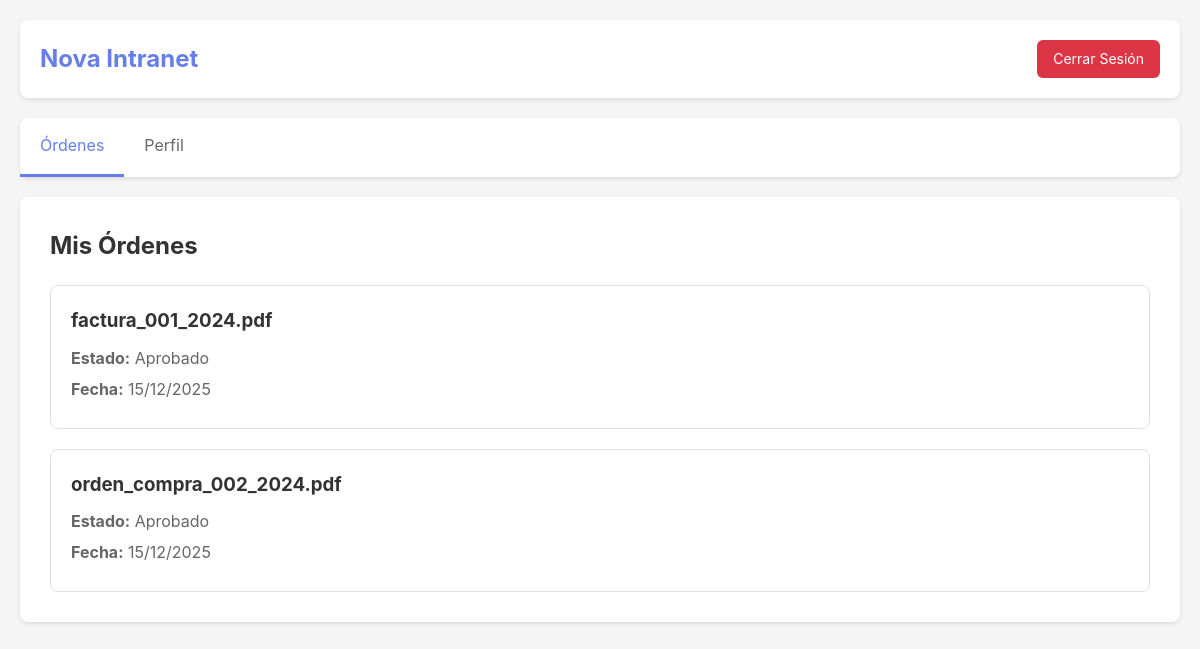
/cliente/?pagina=ordenes (signed in), run on the app's committed database.
### tables this page shows
CREATE TABLE IF NOT EXISTS `pdf` (
  `id` int(11) NOT NULL AUTO_INCREMENT,
  `id_user` int(11) NOT NULL COMMENT 'ID del cliente propietario del PDF',
  `pdf` varchar(255) NOT NULL COMMENT 'Nombre del archivo PDF',
  `estado` tinyint(1) DEFAULT 0 COMMENT 'Estado: 0=Observado, 1=Aprobado',
  `vista` tinyint(1) DEFAULT 0 COMMENT 'Si fue visualizado: 0=No, 1=Sí',
  `fecha_eliminacion` date DEFAULT NULL COMMENT 'Fecha en que se eliminará automáticamente el PDF',
  `fecha_subida` datetime DEFAULT NULL COMMENT 'Fecha y hora en que se subió el PDF',
  `fecha_creacion` timestamp NULL DEFAULT CURRENT_TIMESTAMP COMMENT 'Fecha de creación del registro',
  PRIMARY KEY (`id`),
  KEY `idx_id_user` (`id_user`),
  KEY `idx_estado` (`estado`),
  KEY `idx_fecha_eliminacion` (`fecha_eliminacion`),
  KEY `idx_fecha_subida` (`fecha_subida`),
  CONSTRAINT `fk_pdf_cliente` FOREIGN KEY (`id_user`) REFERENCES `clientes` (`id`) ON DELETE CASCADE ON UPDATE CASCADE
);

### cliente/app/controlador/ordenesCon.php (called while the page is built, shortened)
<?php
require_once '../../config/sistema.php';
require_once '../modelo/ordenesModelo.php';
$ordenesModelo = new OrdenesModelo();
$ordenes = $ordenesModelo->obtenerOrdenes($_SESSION['id_nova']);
require_once '../vista/ordenes.phtml';

### cliente/app/modelo/ordenesModelo.php (called while the page is built, shortened)
<?php
require_once '../../config/sistema.php';
class OrdenesModelo {
    private $sistema;
    public function __construct() {
        $this->sistema = new Sistema();
    }
    public function obtenerOrdenes($idCliente) {
        $idCliente = (int)$idCliente;
        $sql = "SELECT * FROM pdf WHERE id_user = $idCliente ORDER BY fecha_creacion DESC";
        try {
            $result = $this->sistema->consultar($sql);
            $ordenes = [];
            while ($row = $result->fetch_assoc()) {
                $ordenes[] = $row;
            }
            return $ordenes;
        } catch (Exception $e) {
            return [];
        }
    }
}

### cliente/config/sistema.php (called while the page is built, shortened)
<?php
class Sistema {
    private $host;
    private $user;
    private $password;
    private $dbname;
    private $conn;
    public function __construct() {
        $this->host = HOST;
        $this->user = USER;
        $this->password = PASSWORD;
        $this->dbname = DB_NAME;
    }
    public function conectar() {
        try {
            $this->conn = new mysqli($this->host, $this->user, $this->password, $this->dbname);
            $this->conn->set_charset("utf8mb4");
            return $this->conn;
        } catch (Exception $e) {
            die("Error de conexión a la base de datos: " . $e->getMessage());
        }
    }
    public function getConexion() {
        return $this->conn;
    }
    public function consultar($sql) {
        $conn = $this->getConexion();
        $result = $conn->query($sql);
        return $result;
    }
}

### cliente/app/vista/ordenes.phtml (the view, shortened to what this page needs)
<!DOCTYPE html>
<html lang="es">
<head>
    <link rel="stylesheet" href="<?php echo ruta; ?>include/css/main.css">
</head>
<body>
    <div class="container">
        <header class="header">
            <h1>Nova Intranet</h1>
            <div class="user-info">
                <a href="<?php echo ruta; ?>?pagina=logout" class="btn-logout">Cerrar Sesión</a>
            </div>
        </header>
        <nav class="nav">
            <a href="<?php echo ruta; ?>?pagina=ordenes" class="nav-link active">Órdenes</a>
            <a href="<?php echo ruta; ?>?pagina=perfil" class="nav-link">Perfil</a>
        </nav>
        <main class="main-content">
            <h2>Mis Órdenes</h2>
            <?php if (empty($ordenes)): ?>
                <div class="empty-state">
                    <p>No hay órdenes disponibles</p>
                </div>
            <?php else: ?>
                <div class="orders-list">
                    <?php foreach ($ordenes as $orden): ?>
                        <div class="order-card">
                            <h3><?php echo htmlspecialchars($orden['pdf']); ?></h3>
                            <p><strong>Estado:</strong> <?php echo $orden['estado'] ? 'Aprobado' : 'Observado'; ?></p>
                            <p><strong>Fecha:</strong> <?php echo date('d/m/Y', strtotime($orden['fecha_creacion'])); ?></p>
                        </div>
                    <?php endforeach; ?>
                </div>
            <?php endif; ?>
        </main>
    </div>
</body>
</html>

### cliente/include/css/main.css (style rules this page uses)
* { margin: 0; padding: 0; box-sizing: border-box; }
body { font-family: -apple-system, BlinkMacSystemFont, 'Segoe UI', Roboto, 'Helvetica Neue', Arial, sans-serif; background: #f5f5f5; color: #333; line-height: 1.6; }
.container { max-width: 1200px; margin: 0 auto; padding: 20px; }
.header { background: white; padding: 20px; border-radius: 8px; margin-bottom: 20px; display: flex; justify-content: space-between; align-items: center; box-shadow: 0 2px 4px rgba(0,0,0,0.1); }
.header h1 { color: #667eea; font-size: 24px; }
.user-info { display: flex; align-items: center; gap: 15px; }
.btn-logout { padding: 8px 16px; background: #dc3545; color: white; text-decoration: none; border-radius: 6px; font-size: 14px; transition: background 0.3s; }
.nav { background: white; padding: 0; border-radius: 8px; margin-bottom: 20px; display: flex; box-shadow: 0 2px 4px rgba(0,0,0,0.1); }
.nav-link { padding: 15px 20px; text-decoration: none; color: #666; transition: all 0.3s; border-bottom: 3px solid transparent; }
.nav-link.active { color: #667eea; border-bottom-color: #667eea; }
.main-content { background: white; padding: 30px; border-radius: 8px; box-shadow: 0 2px 4px rgba(0,0,0,0.1); }
.main-content h2 { margin-bottom: 20px; color: #333; }
.orders-list { display: grid; gap: 20px; }
.order-card { padding: 20px; border: 1px solid #e0e0e0; border-radius: 8px; transition: box-shadow 0.3s; }
.order-card h3 { margin-bottom: 10px; color: #333; }
.order-card p { margin: 5px 0; color: #666; }

### data on the page
pdf: pdf "factura_001_2024.pdf", estado "Aprobado", fecha_creacion "15/12/2025"
pdf: pdf "orden_compra_002_2024.pdf", estado "Aprobado", fecha_creacion "15/12/2025"
